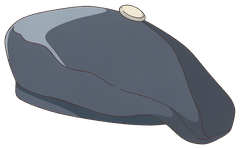
#> input picture app/assets/acc_beret.png, 240 x 149 px
$ python -i make_sprites_komi.py   (imports and definitions only)
#> lines starting #> are read from the running program, lines starting #| are printed output that depends on the picture
# -*- coding: utf-8 -*-
"""⚠️ **已弃用（2026-09-26）—— 请用 `build_pet_v3.py`**

本脚本是 v3 之前的立绘管线，产出的 24 张旧立绘（`app/assets/pet_*.png`，含高冷版）
**已于 2026-09-26 全部删除**，运行时不读。现在再跑本脚本只会：
  · 把已被取代的旧立绘重新写回 `app/assets/`（**运行时不会用，纯属制造困惑**）
  · 且 `pout` 的源图路径本来就是坏的（`14_IMG_0781.jpeg` 不在 Q版 目录）→ 每跑必跳过

保留它只为记录旧管线的做法（边缘洪泛去白底 + crop_to_content + 羽化 + 原子覆盖）。
**新立绘、改美术、加态，一律走 `build_pet_v3.py` + `remap_eye_config_v3.py` + `verify_sprites_v3.py`。**

---
古见同学立绘素材处理（双版本）：边缘洪泛去白底 → 裁切 → 镜像 → 透明 PNG。

源图：
  Q 版：D:/workbuddy/用量看板/.../古见同学图片/Q版/  (14 张 chibi 大头小身)
  高冷版：D:/workbuddy/用量看板/.../古见同学图片/高冷版/  (9 张标准少女比例)

输出：skillhub scripts/assets/
  Q 版：pet_idle / pet_happy / pet_shy / pet_pout / pet_blush / pet_stone  (各正反)
  高冷版：pet_alt_idle / pet_alt_happy / pet_alt_shy / pet_alt_pout / pet_alt_blush / pet_alt_stone

复用现有去白底逻辑（边缘洪泛，保护角色内部浅色区域）。
"""
import os
from collections import deque

from PIL import Image, ImageFilter

# 素材源目录（生成时的本机路径；开源用户无需运行本工具——assets/ 已含全部成品。
# 如需重建：把原始生成图放入对应目录，或用环境变量 KOMI_SRC_Q / KOMI_SRC_ALT 覆盖）
SRC_Q = os.environ.get(
    "KOMI_SRC_Q", os.path.expanduser(r"~\Pictures\Camera Roll\古见同学桌宠\古见同学图片\Q版"))
SRC_ALT = os.environ.get(
    "KOMI_SRC_ALT", os.path.expanduser(r"~\Pictures\Camera Roll\古见同学桌宠\古见同学图片\高冷版"))
# 输出到本项目内部（原先硬编码 WorkBuddy 技能目录，换机器必炸）
DST = os.path.join(os.path.dirname(os.path.dirname(os.path.abspath(__file__))), "assets")
# [1 line not run here, left out]

# 避免运行时被桌宠进程文件锁拒绝：先写到 TEMP 再 mv 覆盖
TMP = os.path.join(os.environ.get("TEMP", "."), "wb_komi_sprites_tmp")
# [1 line not run here, left out]

TOL = 30          # 背景白判定容差（JPEG 噪点）
FEATHER = 1       # alpha 边缘羽化

# 各表情的源图选型（人设优先：招牌动作契合）
#   idle:   标准呆滞/清冷   happy: 开心打招呼   shy: 害羞躲闪
#   pout:   嘟嘴/委屈      blush: 紧张脸红     stone: 石像化（僵直）
PICKS_Q = {
    "idle":   "3_IMG_0802.jpeg",    # 站立呆滞，紫黑大眼半垂
    "happy":  "0_IMG_0797.jpeg",    # 站立摆手打招呼，睁大眼睛
    "shy":    "6_IMG_0805.jpeg",    # 侧身脸红逃跑
    "pout":   "14_IMG_0781.jpeg",   # 托腮半闭眼（嘟嘴）
    "blush":  "4_IMG_0801.jpeg",    # 跪坐低头垂眼（紧张等待）
    "stone":  "5_IMG_0800.jpeg",    # 趴地额头贴地（石像化）
}
PICKS_ALT = {
    "idle":   "15_IMG_0814.jpeg",   # 标准站立，紫黑大眼直视（清冷）
    "happy":  "22_IMG_0819.jpeg",   # 单手摸头发，回眸惊讶（开心但仍有疏离感）
    "shy":    "19_IMG_0816.jpeg",   # 侧身脸红冷汗张嘴说不出话（害羞说不出话，招牌）
    "pout":   "21_IMG_0820.jpeg",   # 侧身睁大眼，紧张
    "blush":  "18_IMG_0817.jpeg",   # 紧张攥拳脸红冷汗（石像化前夕）
    "stone":  "17_IMG_0812.jpeg",   # 站立僵直直视（石像化）
}


def load(path):
#> called with path = '../assets/acc_beret.png'
    return Image.open(path).convert("RGB")
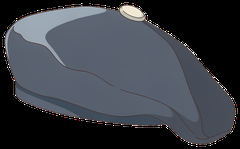
#> returned value: PIL image 240x149 RGB; mean R, G, B 57.7, 61.6, 68.8
#|   acc_beret.png: 原始 (240, 149)


def remove_bg(img):
    """从四边洪泛填充：只有与边缘相连的近白色才视为背景，角色内部白色保留。"""
    w, h = img.size
#> w = 240; h = 149
    px = img.load()
    bg = bytearray(w * h)
    q = deque()

    def is_bg(x, y):
        r, g, b = px[x, y]
        return r > 255 - TOL and g > 255 - TOL and b > 255 - TOL

    for x in range(w):
        for y in (0, h - 1):
            if is_bg(x, y) and not bg[y * w + x]:
                bg[y * w + x] = 1
                q.append((x, y))
    for y in range(h):
        for x in (0, w - 1):
            if is_bg(x, y) and not bg[y * w + x]:
                bg[y * w + x] = 1
                q.append((x, y))
#> this loop made 149 passes
    while q:
        x, y = q.popleft()
        for nx, ny in ((x + 1, y), (x - 1, y), (x, y + 1), (x, y - 1)):
            if 0 <= nx < w and 0 <= ny < h and not bg[ny * w + nx] and is_bg(nx, ny):
                bg[ny * w + nx] = 1
                q.append((nx, ny))
#> this loop made 0 passes

    out = img.convert("RGBA")
    op = out.load()
    for y in range(h):
        base = y * w
        for x in range(w):
            if bg[base + x]:
                op[x, y] = (0, 0, 0, 0)
    return out


def crop_to_content(img, pad=6):
    bbox = img.getbbox()
    if not bbox:
        return img
    l, t, r, b = bbox
    l = max(0, l - pad); t = max(0, t - pad)
    r = min(img.width, r + pad); b = min(img.height, b + pad)
    return img.crop((l, t, r, b))


def feather(img):
    """对 alpha 轻微模糊，消除 JPEG 去底后的锯齿白边。"""
    a = img.getchannel("A").filter(ImageFilter.GaussianBlur(FEATHER))
#> a: PIL image 240x149 L; every value is 255
    a = a.point(lambda v: 0 if v < 24 else (255 if v > 250 else v))
    img.putalpha(a)
    return img


def process(src_path, out_base):
    img = load(src_path)
    print(f"  {os.path.basename(src_path)}: 原始 {img.size}")
    img = remove_bg(img)
    img = crop_to_content(img)
    img = feather(img)
    print(f"    → 透明裁切后 {img.size}")
#|     → 透明裁切后 (240, 149)
    # 写到临时目录，避开桌宠进程文件锁
    img.save(os.path.join(TMP, out_base + ".png"))
    img.transpose(Image.FLIP_LEFT_RIGHT).save(
        os.path.join(TMP, out_base + "_f.png"))
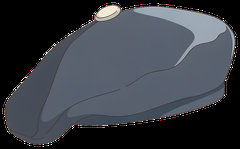
#> saved as out.png_f.png: PIL image 240x149 RGBA; mean R, G, B, A 57.7, 61.6, 68.8, 255
    a = img.getchannel("A")
    hist = a.histogram()
    transparent = sum(hist[:16]); opaque = sum(hist[240:])
    total = img.width * img.height
    print(f"    → 透明 {transparent / total:.1%} 不透明 {opaque / total:.1%}")
#|     → 透明 0.0% 不透明 100.0%


def move_to_dst():
    """处理完后一次性把临时文件 mv 到目标目录（覆盖旧文件）。

    避开 os.remove / os.replace → 沙箱 shim（safe-delete 拦截）。
    直接用 Windows API MoveFileExW with MOVEFILE_REPLACE_EXISTING，原子覆盖。
    """
    import ctypes
    from ctypes import wintypes as wt
    k = ctypes.windll.kernel32
    k.MoveFileExW.argtypes = [wt.LPCWSTR, wt.LPCWSTR, wt.DWORD]
    k.MoveFileExW.restype = wt.BOOL
    MOVEFILE_REPLACE_EXISTING = 0x00000001

    moved = 0
    for f in os.listdir(TMP):
        src = os.path.join(TMP, f)
        dst = os.path.join(DST, f)
        if not f.startswith("pet_"):
            continue
        ok = k.MoveFileExW(src, dst, MOVEFILE_REPLACE_EXISTING)
        if ok:
            moved += 1
        else:
            print(f"  [FAIL] MoveFileExW 失败: {f}  err={ctypes.get_last_error()}")
    print(f"  → 已移动 {moved} 个文件到 {DST}")


# [20 lines not run here, left out]

>>> result = process('../assets/acc_beret.png', 'out.png')

$ run again, on app/assets/acc_cat_play1.png
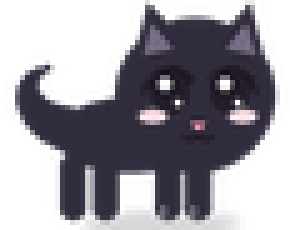
#> input picture app/assets/acc_cat_play1.png, 58 x 46 px (shown 5 times larger)
#> in load, `return Image.open(path).convert("RGB")`:
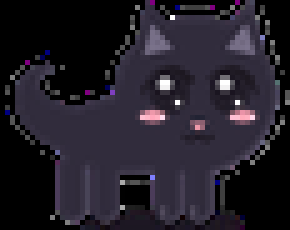
#> returned value: PIL image 58x46 RGB (shown 5 times larger); mean R, G, B 35.4, 31.4, 41.1
#|   acc_cat_play1.png: 原始 (58, 46)
#> the loop in remove_bg, `for x in range(w):` made 58 passes
#> the loop in remove_bg, `for y in range(h):` made 46 passes
#> bbox = (0, 0, 58, 46)
#> in crop_to_content, `l, t, r, b = bbox`: l = 0; r = 58; b = 46
#> a: PIL image 58x46 L; every value is 255
#|     → 透明裁切后 (58, 46)
#> in process, `img.transpose(Image.FLIP_LEFT_RIGHT).save( os.path.join(TMP, out_base ..`:
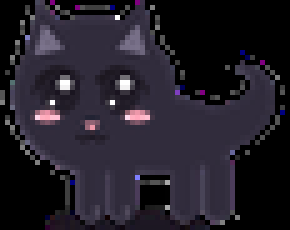
#> saved as out.png_f.png: PIL image 58x46 RGBA (shown 5 times larger); mean R, G, B, A 35.4, 31.4, 41.1, 255
#> hist = 256 values from 0 to 2668
#> transparent = 0
#> opaque = 2668
#|     → 透明 0.0% 不透明 100.0%

$ run again, on app/assets/acc_cat_play1_f.png
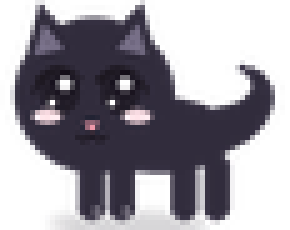
#> input picture app/assets/acc_cat_play1_f.png, 58 x 46 px (shown 5 times larger)
#> in load, `return Image.open(path).convert("RGB")`:
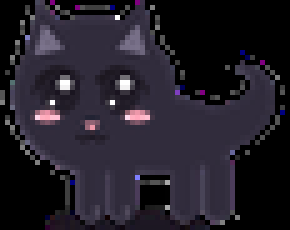
#> returned value: PIL image 58x46 RGB (shown 5 times larger); mean R, G, B 35.4, 31.4, 41.1
#|   acc_cat_play1_f.png: 原始 (58, 46)
#> the loop in remove_bg, `for x in range(w):` made 58 passes
#> the loop in remove_bg, `for y in range(h):` made 46 passes
#> bbox = (0, 0, 58, 46)
#> in crop_to_content, `l, t, r, b = bbox`: l = 0; r = 58; b = 46
#> a: PIL image 58x46 L; every value is 255
#|     → 透明裁切后 (58, 46)
#> in process, `img.transpose(Image.FLIP_LEFT_RIGHT).save( os.path.join(TMP, out_base ..`:
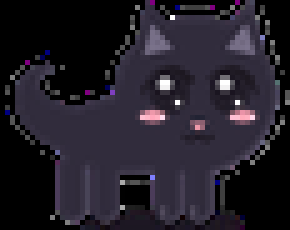
#> saved as out.png_f.png: PIL image 58x46 RGBA (shown 5 times larger); mean R, G, B, A 35.4, 31.4, 41.1, 255
#> hist = 256 values from 0 to 2668
#> transparent = 0
#> opaque = 2668
#|     → 透明 0.0% 不透明 100.0%

$ run again, on app/assets/acc_cat_sit.png
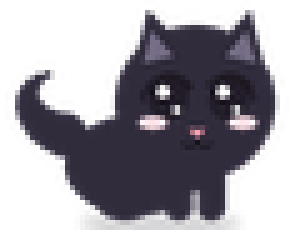
#> input picture app/assets/acc_cat_sit.png, 58 x 46 px (shown 5 times larger)
#> in load, `return Image.open(path).convert("RGB")`:
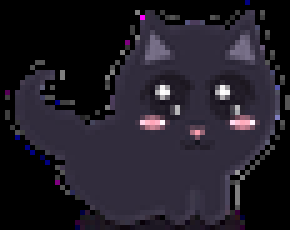
#> returned value: PIL image 58x46 RGB (shown 5 times larger); mean R, G, B 33.5, 29.7, 39.2
#|   acc_cat_sit.png: 原始 (58, 46)
#> the loop in remove_bg, `for x in range(w):` made 58 passes
#> the loop in remove_bg, `for y in range(h):` made 46 passes
#> bbox = (0, 0, 58, 46)
#> in crop_to_content, `l, t, r, b = bbox`: l = 0; r = 58; b = 46
#> a: PIL image 58x46 L; every value is 255
#|     → 透明裁切后 (58, 46)
#> in process, `img.transpose(Image.FLIP_LEFT_RIGHT).save( os.path.join(TMP, out_base ..`:
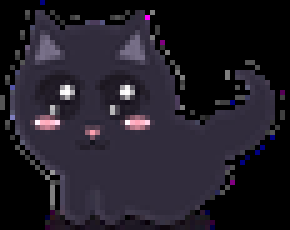
#> saved as out.png_f.png: PIL image 58x46 RGBA (shown 5 times larger); mean R, G, B, A 33.5, 29.7, 39.2, 255
#> hist = 256 values from 0 to 2668
#> transparent = 0
#> opaque = 2668
#|     → 透明 0.0% 不透明 100.0%
